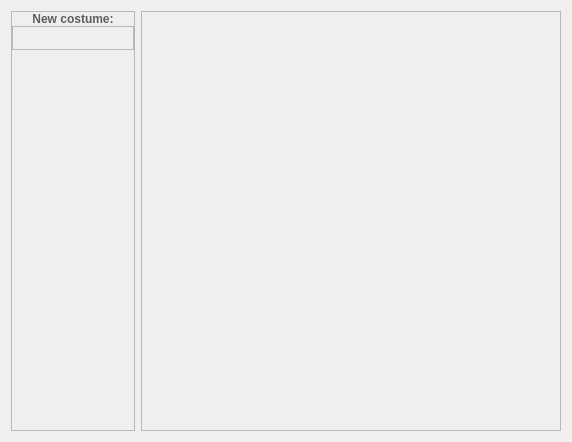
      <widget class="QWidget" name="tabCostume">
       <attribute name="title">
        <string>Costumes</string>
       </attribute>
       <layout class="QHBoxLayout" name="horizontalLayout_5">
        <item>
         <widget class="QFrame" name="frame">
          <property name="sizePolicy">
           <sizepolicy hsizetype="Fixed" vsizetype="Preferred">
            <horstretch>0</horstretch>
            <verstretch>0</verstretch>
           </sizepolicy>
          </property>
          <property name="frameShape">
           <enum>QFrame::StyledPanel</enum>
          </property>
          <property name="frameShadow">
           <enum>QFrame::Raised</enum>
          </property>
          <layout class="QVBoxLayout" name="verticalLayout_3">
           <property name="spacing">
            <number>0</number>
           </property>
           <property name="leftMargin">
            <number>0</number>
           </property>
           <property name="topMargin">
            <number>0</number>
           </property>
           <property name="rightMargin">
            <number>0</number>
           </property>
           <property name="bottomMargin">
            <number>0</number>
           </property>
           <item>
            <widget class="QLabel" name="NewCostume">
             <property name="styleSheet">
              <string notr="true">font-weight: bold;
color: #5c5d5f;</string>
             </property>
             <property name="text">
              <string>New costume:</string>
             </property>
             <property name="alignment">
              <set>Qt::AlignCenter</set>
             </property>
            </widget>
           </item>
           <item>
            <widget class="QFrame" name="frame_3">
             <property name="frameShape">
              <enum>QFrame::StyledPanel</enum>
             </property>
             <property name="frameShadow">
              <enum>QFrame::Raised</enum>
             </property>
             <layout class="QHBoxLayout" name="horizontalLayout_6">
              <property name="spacing">
               <number>0</number>
              </property>
              <property name="leftMargin">
               <number>0</number>
              </property>
              <property name="topMargin">
               <number>0</number>
              </property>
              <property name="rightMargin">
               <number>0</number>
              </property>
              <property name="bottomMargin">
               <number>0</number>
              </property>
              <item>
               <widget class="QPushButton" name="costumeFromLibrary">
                <property name="sizePolicy">
                 <sizepolicy hsizetype="Fixed" vsizetype="Fixed">
                  <horstretch>0</horstretch>
                  <verstretch>0</verstretch>
                 </sizepolicy>
                </property>
                <property name="styleSheet">
                 <string notr="true"/>
                </property>
                <property name="text">
                 <string/>
                </property>
                <property name="icon">
                 <iconset resource="../resources/resources.qrc">
                  <normaloff>:/Assets/libraryOff.png</normaloff>:/Assets/libraryOff.png</iconset>
                </property>
                <property name="flat">
                 <bool>true</bool>
                </property>
               </widget>
              </item>
              <item>
               <widget class="QPushButton" name="costumeFromDraw">
                <property name="sizePolicy">
                 <sizepolicy hsizetype="Fixed" vsizetype="Fixed">
                  <horstretch>0</horstretch>
                  <verstretch>0</verstretch>
                 </sizepolicy>
                </property>
                <property name="text">
                 <string/>
                </property>
                <property name="icon">
                 <iconset resource="../resources/resources.qrc">
                  <normaloff>:/Assets/paintbrushOff.png</normaloff>:/Assets/paintbrushOff.png</iconset>
                </property>
                <property name="flat">
                 <bool>true</bool>
                </property>
               </widget>
              </item>
              <item>
               <widget class="QPushButton" name="costumeFromFile">
                <property name="sizePolicy">
                 <sizepolicy hsizetype="Fixed" vsizetype="Fixed">
                  <horstretch>0</horstretch>
                  <verstretch>0</verstretch>
                 </sizepolicy>
                </property>
                <property name="text">
                 <string/>
                </property>
                <property name="icon">
                 <iconset resource="../resources/resources.qrc">
                  <normaloff>:/Assets/importOff.png</normaloff>:/Assets/importOff.png</iconset>
                </property>
                <property name="flat">
                 <bool>true</bool>
                </property>
               </widget>
              </item>
             </layout>
            </widget>
           </item>
           <item>
            <widget class="CostumeSelect" name="costumeSelect" native="true">
             <property name="sizePolicy">
              <sizepolicy hsizetype="Preferred" vsizetype="Expanding">
               <horstretch>0</horstretch>
               <verstretch>0</verstretch>
              </sizepolicy>
             </property>
            </widget>
           </item>
          </layout>
         </widget>
        </item>
        <item alignment="Qt::AlignHCenter|Qt::AlignVCenter">
         <widget class="QFrame" name="frame_2">
          <property name="sizePolicy">
           <sizepolicy hsizetype="Expanding" vsizetype="Preferred">
            <horstretch>0</horstretch>
            <verstretch>0</verstretch>
           </sizepolicy>
          </property>
          <property name="frameShape">
           <enum>QFrame::StyledPanel</enum>
          </property>
          <property name="frameShadow">
           <enum>QFrame::Raised</enum>
          </property>
          <layout class="QHBoxLayout" name="horizontalLayout_17">
           <item>
            <widget class="QLabel" name="costumeLabel">
             <property name="sizePolicy">
              <sizepolicy hsizetype="Fixed" vsizetype="Fixed">
               <horstretch>0</horstretch>
               <verstretch>0</verstretch>
              </sizepolicy>
             </property>
             <property name="minimumSize">
              <size>
               <width>400</width>
               <height>400</height>
              </size>
             </property>
             <property name="text">
              <string/>
             </property>
            </widget>
           </item>
          </layout>
         </widget>
        </item>
       </layout>
      </widget>
